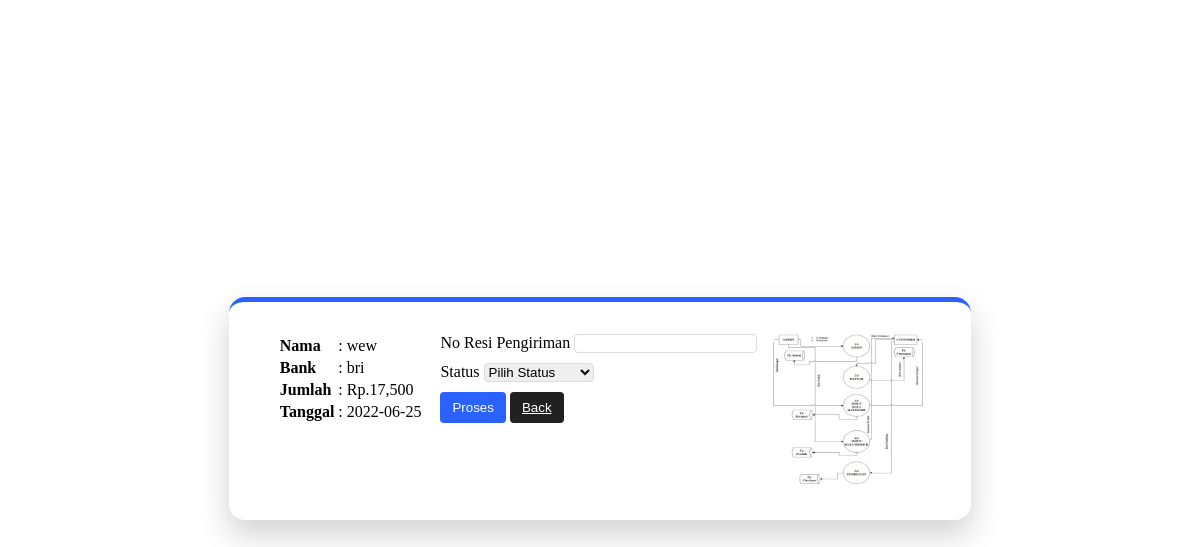
/detail-pembelian.php?id=142, run on the app's committed database.
### tables this page shows
CREATE TABLE `pembayaran` (
  `id_pembayaran` int(11) NOT NULL,
  `id_pembelian` int(11) NOT NULL,
  `nama` varchar(255) NOT NULL,
  `bank` varchar(255) NOT NULL,
  `jumlah` int(11) NOT NULL,
  `tanggal` date NOT NULL,
  `bukti` varchar(255) NOT NULL
);

### detail-pembelian.php (the view, shortened to what this page needs)
<?php
$koneksi =new mysqli("localhost","root","","db_hasilpertanian");
$idpembelian =$_GET["id"];
$ambil = $koneksi->query("SELECT * FROM pembayaran WHERE id_pembelian='$idpembelian'");
$detail = $ambil->fetch_assoc();
?>
<!doctype html>
<html>
<head>
</head>
<body>
<div class="row">
	<div class="col-md-6">
		<table class="table">
			<tr>
				<th>Nama</th>
				<td> : <?php echo $detail['nama'];?></td>
			</tr>
			<tr>
				<th>Bank</th>
				<td> : <?php echo $detail['bank'];?></td>
			</tr>
			<tr>
				<th>Jumlah</th>
				<td> : Rp.<?php echo number_format($detail['jumlah']);?></td>
			</tr>
			<tr>
				<th>Tanggal</th>
				<td> : <?php echo $detail['tanggal'];?></td>
			</tr>
		</table>
	</div>
	<form method="post">
	<div class="form-group">
		<label>No Resi Pengiriman</label>
		<input type="text" class="form-control" name="resi">
	</div>
	<div class="form-group">
		<label>Status</label>
		<select class="form-control" name="status">
			<option value="">Pilih Status</option>
		</select>
	</div>
	<button class="btn btn-primary" name="proses">Proses</button>
	<button class="btn btn-default" ><a style='color:#fff;' href='pembelian1.php'>Back</a></button>
</form>
<div class="col-md-6">
		<img src="bukti_pembayaran/<?php echo $detail['bukti']?>">
	</div>
</div>
</body>
</html>

### detail-pembelian.php (style rules this page uses)
body { height:100vh; display:flex; align-items:center; justify-content:center; }
.row { display: flex; padding: 2rem; box-shadow: 0 15px 32px rgb(0 0 0 / 18%); border-radius: 1rem; border-top:5px solid #2962ff; }
.row img { width:150px; height:150px; border-radius:10px; margin:0 1rem; }
.table, form { text-align:left; margin-left:1rem; }
.form-group { margin: 0 0 10px; }
input.form-control, select.form-control { border: thin solid #dadce0; border-radius: 4px; }
button.btn.btn-primary { background : #2962ff; padding : 8px 12px; border:none; color:#fff; border-radius:4px; cursor:pointer; }
button.btn.btn-default { background : #212121; padding : 8px 12px; border:none; color:#fff; border-radius:4px; cursor:pointer; }

### data on the page
pembayaran: nama "wew", bank "bri", jumlah "17,500", tanggal "2022-06-25", bukti (picture)
